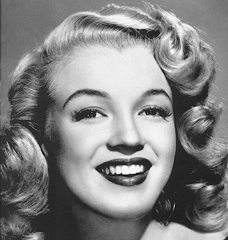
#> input picture DISP5_code/marilyn.bmp, 228 x 240 px
$ python hybrid_img.py
#> lines starting #> are read from the running program, lines starting #| are printed output that depends on the picture
import numpy as np
import cv2

img1 = cv2.imread('marilyn.bmp', cv2.IMREAD_GRAYSCALE)
#> img1 is the input picture: shape (240, 228); min 4, max 255, mean 132.1
img2 = cv2.imread('einstein.bmp', cv2.IMREAD_GRAYSCALE)
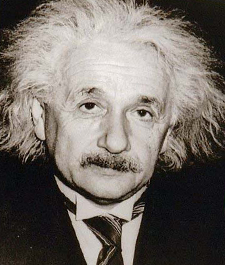
#> input picture DISP5_code/einstein.bmp, 225 x 265 px
#> img2: shape (265, 225); min 1, max 247, mean 110.1
img1 = cv2.resize(img1, (img2.shape[1], img2.shape[0]))
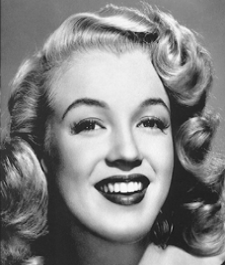
#> img1: shape (265, 225); min 14, max 252, mean 131.9

h, w = img1.shape
#> h = 265; w = 225
th = int(max(h, w) / 30)
#> th = 8

fourier1 = np.fft.fft2(img1)
fourier2 = np.fft.fft2(img2)

fourier1 = np.fft.fftshift(fourier1)
fourier2 = np.fft.fftshift(fourier2)

hybrid_fourier = np.zeros(fourier1.shape, dtype=complex)

for i in range(h):
    for j in range(w):

        distance = np.sqrt((i - h // 2)**2 + (j - w // 2)**2)
        H = 1 if distance <= th else 0
        hybrid_fourier[i, j] = H * fourier1[i, j] + (1 - H) * fourier2[i, j]

hybrid_fourier = np.fft.ifftshift(hybrid_fourier)

hybrid_img = np.real(np.fft.ifft2(hybrid_fourier)).astype(np.uint8)
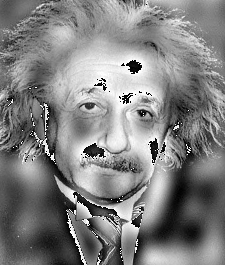
#> hybrid_img: shape (265, 225); min 0, max 255, mean 128.6

cv2.imshow('image', hybrid_img)
cv2.imwrite('hybrid.bmp', hybrid_img)
cv2.waitKey(0)
cv2.destroyAllWindows()
